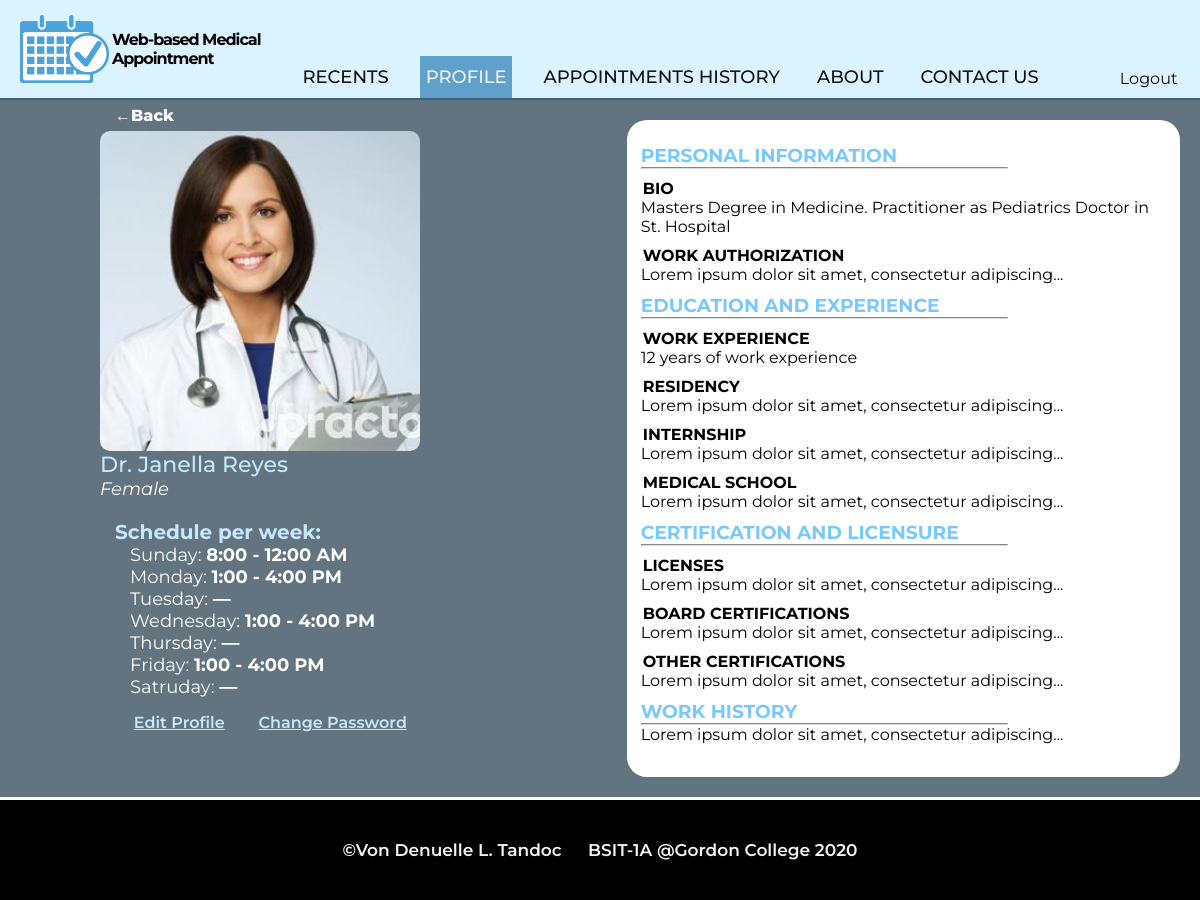
The app's page /Appointment/pages/doctor-page-bio.php (signed in) with its own data.
### tables this page shows
CREATE TABLE `doctors` (
  `id` int(11) NOT NULL,
  `name` text NOT NULL,
  `sex` text NOT NULL,
  `status` int(11) NOT NULL DEFAULT 0,
  `sun` text NOT NULL DEFAULT '—',
  `mon` text NOT NULL DEFAULT '—',
  `tue` text NOT NULL DEFAULT '—',
  `wed` text NOT NULL DEFAULT '—',
  `thu` text NOT NULL DEFAULT '—',
  `fri` text NOT NULL DEFAULT '—',
  `sat` text NOT NULL DEFAULT '—',
  `bio` mediumtext NOT NULL,
  `workAuthorize` text NOT NULL,
  `workexp` text NOT NULL,
  `residency` text NOT NULL,
  `internship` text NOT NULL,
  `medschool` text NOT NULL,
  `license` mediumtext NOT NULL,
  `boardCert` mediumtext NOT NULL,
  `otherCert` mediumtext NOT NULL,
  `workHistory` mediumtext NOT NULL,
  `specialization` text NOT NULL,
  `pwd` longtext NOT NULL,
  `imgname` text NOT NULL,
  `imgstatus` int(11) NOT NULL DEFAULT 1
);

### Appointment/pages/doctor-page-bio.php (the view, shortened to what this page needs)
<?php
    include '../php/includes/header-dr.php';
?>
    <link rel="stylesheet" href="../css/doctor-page-bio.css">
    </head>
<?php include '../php/includes/nav-dr.php'; ?>
<?php
 $id = $_SESSION['drid'];
   $sql = "SELECT * FROM doctors WHERE id=?";
   $stmt= mysqli_stmt_init($conn);
    mysqli_stmt_prepare($stmt,$sql);
    mysqli_stmt_bind_param($stmt, "i", $id);
    mysqli_stmt_execute($stmt);
   $result = mysqli_stmt_get_result($stmt);
   $doctor = mysqli_fetch_assoc($result);
 ?>
 <div class="desktop">
  <div class="logo-box">
  <img src="../images/logo.png" alt="logo">
  <h1>Web-based Medical Appointment</h1>
 </div>
 <ul>
   <li><a href="<?php echo isset($_SESSION['drid']) ? 'doctor-page-home.php' : '../index.php' ?>">Recents</a></li>
   <li><a id="tab-active" href="<?php echo isset($_SESSION['drid']) ? 'doctor-page-bio.php' : '../index.php' ?>">Profile</a></li>
   <li><a  href="<?php echo isset($_SESSION['drid']) ? 'doctor-page-history.php' : '../index.php' ?>">Appointments History</a></li>
   <li><a href="about-dr.php">About</a></li>
   <li><a href="contact-dr.php">Contact Us</a></li>
  <a href="../php/includes/logout.inc.php" class="logout">Logout</a>
 </ul>
 </div>
<main>
  <div class="container">
  <div class="desktop-holder">
    <div class="section1">
          <a class="back" href="doctor-page-home.php">←Back</a>
          <?php
     $id = $_SESSION['drid'];
          $sqlImg = "SELECT imgname,imgstatus FROM doctors WHERE id =?";
          $stmt= mysqli_stmt_init($conn);
            mysqli_stmt_prepare($stmt, $sqlImg);
              mysqli_stmt_bind_param($stmt, "i", $id);
              mysqli_stmt_execute($stmt);
              $resultImg = mysqli_stmt_get_result($stmt);
            while ($rowImg = mysqli_fetch_assoc($resultImg)) {
                if ($rowImg['imgstatus'] == 0) {
                    echo "<img src='../images/uploads-dr/".$rowImg['imgname']."'>";
                } else{
                  echo "<img src='../images/blank-profile.jpg'>";
                }
            }
           ?>
      <h4><?php echo $doctor['name']; ?></h4>
      <p><i><?php echo $doctor['sex']; ?></i></p>
        <span>
          <h5>Schedule per week:</h5>
          <p>Sunday: <b><?php echo $doctor['sun']; ?></b></p>
          <p>Monday: <b><?php echo $doctor['mon']; ?></b></p>
          <p>Tuesday: <b><?php echo $doctor['tue']; ?></b></p>
          <p>Wednesday: <b><?php echo $doctor['wed']; ?></b></p>
          <p>Thursday: <b><?php echo $doctor['thu']; ?></b></p>
          <p>Friday: <b><?php echo $doctor['fri']; ?></b></p>
          <p>Satruday: <b><?php echo $doctor['sat']; ?></b></p>
          </span>
          <div class="editdiv">
            <a class="edit" href="doctor-page-bioEdit.php">Edit Profile</a>
            <a class="changepass" href="doctor-page-changepass.php">Change Password</a>
          </div>
    </div>
    <div class="section2">
      <h3>Personal Information</h3>
      <hr>
      <h5>Bio</h5>
      <p><?php echo $doctor['bio']; ?></p>
      <h5>Work Authorization</h5>
      <p><?php echo $doctor['workAuthorize']; ?></p>
      <h3>education and experience</h3>
      <hr>
      <h5>Work experience</h5>
      <p><?php echo $doctor['workexp']; ?></p>
      <h5>residency</h5>
      <p><?php echo $doctor['residency']; ?></p>
      <h5>internship</h5>
      <p><?php echo $doctor['internship']; ?></p>
      <h5>Medical School</h5>
      <p><?php echo $doctor['medschool']; ?></p>
      <h3>certification and licensure</h3>
      <hr>
      <h5>Licenses</h5>
      <p><?php echo $doctor['license']; ?></p>
      <h5>board certifications</h5>
      <p><?php echo $doctor['boardCert']; ?></p>
      <h5>other certifications</h5>
      <p><?php echo $doctor['otherCert']; ?></p>
      <h3>Work history</h3>
      <hr>
      <p><?php echo $doctor['workHistory']; ?></p>
      <br>
    </div>
  </div>
</main>
<?php    include '../php/includes/footer.php'; ?>

### Appointment/css/general.css (style rules this page uses)
* { margin: 0; padding: 0; box-sizing: border-box; }
html, body { height: 100%; }
html, body, p, h1, h2, h3, h4, h5, h6, button { font-family: 'Montserrat', sans-serif; }
.logo-box { cursor: pointer; order: 2; margin-left: 20px; height: 100%; display: flex; align-items: center; white-space: wrap; padding: 0; }
.desktop { display: none; }
@media only screen and (min-width: 1024px) { .desktop { height: 100px; background-color: #DBF2FF; display: flex; justify-content: center; width: 100%; border-bottom: 2px solid #3C6480; } }
@media only screen and (min-width: 1024px) { .logo-box { height: 100%; white-space: wrap; order: 1; } }
@media only screen and (min-width: 1024px) { .logo-box img { height: 70%; } }
@media only screen and (min-width: 1024px) { .logo-box h1 { font-size: 16px; font-weight: 700; letter-spacing: -1px; margin-left: 3px; } }
@media only screen and (min-width: 1024px) { .desktop ul { order: 2; width: 100%; display: flex; justify-content: space-around; align-items: flex-end; flex-wrap: nowrap; white-space: nowrap; } }
@media only screen and (min-width: 1024px) { .desktop ul li { list-style: none; white-space: wrap; padding-bottom: 10px; } }
@media only screen and (min-width: 1024px) { .desktop ul li a { font-size: 18px; padding: 10px 6px; text-transform: uppercase; color: #111; text-decoration: none; font-weight: 500; transition: all 0.1s ease-out; } }
@media only screen and (min-width: 1024px) { .logout { color: #111; margin-left: 40px; text-decoration: none; padding: 10px; } }
@media only screen and (min-width: 1024px) { #tab-active { background-color: #60A1CC; color: #f1f1f1; } }

### Appointment/css/doctor-page-bio.css (style rules this page uses)
main { margin-top: 100px; width: 100%; }
.container { display: flex; align-items: center; justify-content: center; flex-direction: column; }
a.back { color: #fff; font-weight: 800; display: block; padding: 6px 3px; cursor: pointer; margin-left: -200px; margin-top: -20px; text-decoration: none; }
.editdiv { margin-top: 15px; display: flex; justify-content: space-between; width: 100%; }
.editdiv a { color: #C4E8FF; font-weight: 600; }
.desktop-holder { width: 100%; }
.section1 { text-align: center; background-color: #627480; padding: 20px; width: 100%; display: flex; flex-direction: column; align-items: center; justify-content: center; }
.section1 span { text-align: center; }
.section1 h4 { font-size: 22px; font-weight: 500; color: #C4E8FF; }
.section1 p { font-size: 18px; color: #fff; }
.section1 img { object-fit: cover; width: 300px; height: 300px; border-radius: 10px; }
span h5 { margin-top: 20px; margin-left: 15px; font-size: 20px; font-weight: 700; text-align: left; color: #C4E8FF; }
span p { text-align: left; margin-left: 30px; font-weight: 400; }
.section2 { margin-top: 30px; margin-left: 20px; }
.section2 hr { width: 70%; border-color: #dcdcdc; }
.section2 h3 { text-transform: uppercase; color: #79C9FF; margin-top: 10px; }
.section2 h5 { text-transform: uppercase; margin: 10px 0px 0px 2px; font-size: 16px; }
.section2 p { font-weight: 400; }
@media only screen and (min-width: 1024px) { main { margin-top: 0px; } }
@media only screen and (min-width: 1024px) { a.back { color: #fff; font-weight: 800; display: block; padding: 6px 3px; cursor: pointer; margin-left: 12px; } }
@media only screen and (min-width: 1024px) { .desktop-holder { width: 100%; display: flex; justify-content: space-evenly; align-items: flex-start; background-color: #627480; } }
@media only screen and (min-width: 1024px) { .section1 { width: 50%; margin-left: 50px; padding-left: 50px; } }
@media only screen and (min-width: 1024px) { .editdiv { width: 70%; justify-content: space-evenly; } }
@media only screen and (min-width: 1024px) { .section2 { width: 50%; } }
@media only screen and (min-width: 1024px) { .section1 { align-items: flex-start; } }
@media only screen and (min-width: 1024px) { .section1 img { width: 320px; height: 320px; } }
@media only screen and (min-width: 1024px) { .section2 { margin: 20px; padding: 14px; border-radius: 20px; background-color: #fff; } }

### records on screen
doctors: imgname (picture), name "Dr. Janella Reyes", sex "Female", sun "8:00 - 12:00 AM", mon "1:00 - 4:00 PM", tue "—", wed "1:00 - 4:00 PM", thu "—", fri "1:00 - 4:00 PM", sat "—", bio "Masters Degree in Medicine. Practitioner as Pediatrics Doctor in St. Hospital", workAuthorize "Lorem ipsum dolor sit amet, consectetur adipiscing...", workexp "12 years of work experience", residency "Lorem ipsum dolor sit amet, consectetur adipiscing...", internship "Lorem ipsum dolor sit amet, consectetur adipiscing...", medschool "Lorem ipsum dolor sit amet, consectetur adipiscing...", license "Lorem ipsum dolor sit amet, consectetur adipiscing...", boardCert "Lorem ipsum dolor sit amet, consectetur adipiscing...", otherCert "Lorem ipsum dolor sit amet, consectetur adipiscing...", workHistory "Lorem ipsum dolor sit amet, consectetur adipiscing..."
